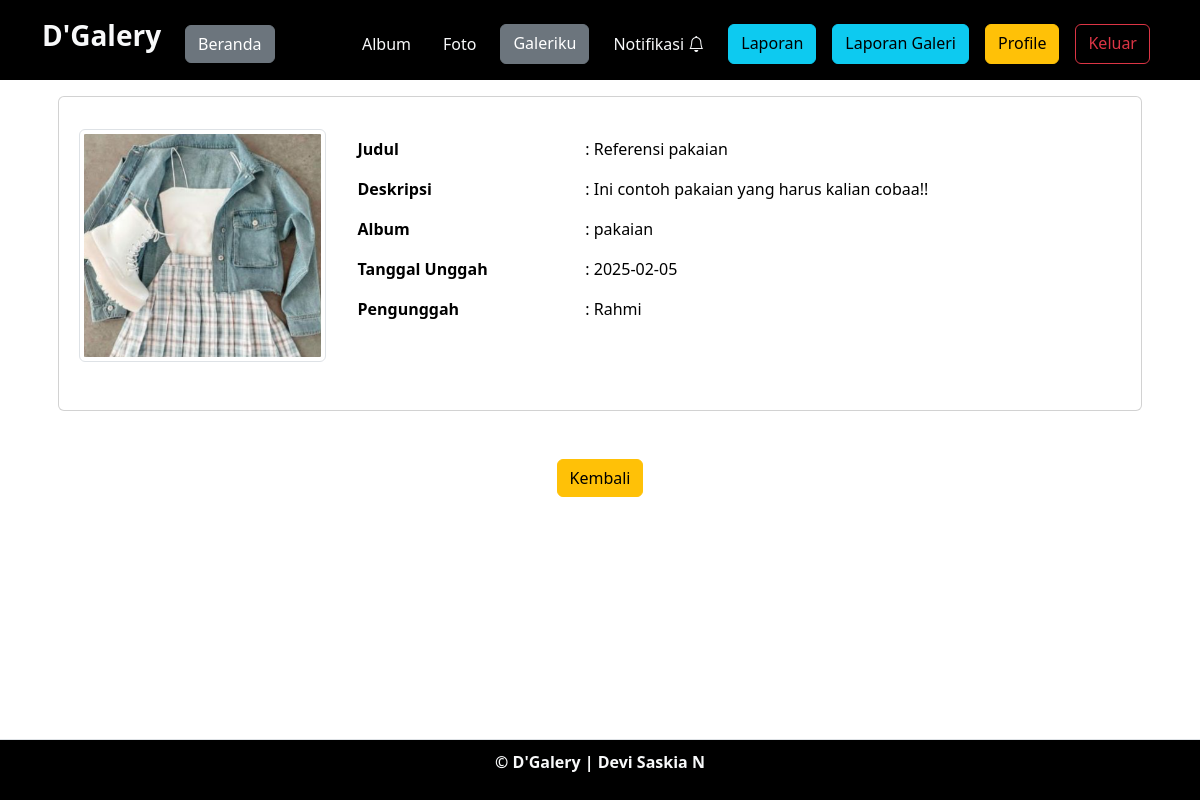
Screenshot of /akun/foto_detail.php?foto_id=3 (signed in) with the database file from the repository.
### tables this page shows
CREATE TABLE `foto` (
  `foto_id` int(11) NOT NULL,
  `judul_foto` varchar(255) NOT NULL,
  `deskripsi_foto` text NOT NULL,
  `tanggal_unggah` date NOT NULL,
  `lokasi_file` varchar(255) NOT NULL,
  `album_id` int(11) NOT NULL,
  `user_id` int(11) NOT NULL
);

CREATE TABLE `album` (
  `album_id` int(11) NOT NULL,
  `nama_album` varchar(255) NOT NULL,
  `deskripsi` text NOT NULL,
  `tanggal_dibuat` date NOT NULL,
  `user_id` int(11) NOT NULL
);

CREATE TABLE `users` (
  `user_id` int(11) NOT NULL,
  `username` varchar(255) NOT NULL,
  `password` varchar(255) NOT NULL,
  `email` varchar(255) NOT NULL,
  `nama_lengkap` varchar(255) NOT NULL,
  `alamat` text NOT NULL,
  `foto` varchar(255) DEFAULT NULL,
  `role_id` int(11) NOT NULL,
  `verifikasi` int(11) NOT NULL
);

### akun/foto_detail.php (the view, shortened to what this page needs)
<?php
include '../c/koneksi.php';
    $foto_id = isset($_GET['foto_id']) ? $_GET['foto_id'] : null;
    $query = mysqli_query($koneksi, "SELECT foto.*, album.nama_album, users.nama_lengkap FROM foto
                                  JOIN users ON foto.user_id = users.user_id
                                  JOIN album ON foto.album_id = album.album_id
                                  WHERE foto.foto_id = '$foto_id'");
    $data = mysqli_fetch_array($query);
?>
<!DOCTYPE html>
<html lang="en">
<head>
    <link rel="stylesheet" href="../assets/css/bootstrap.min.css">
    <link href="https://cdn.jsdelivr.net/npm/bootstrap-icons/font/bootstrap-icons.css" rel="stylesheet">
    <link href="assets/icons/bootstrap-icons/font/bootstrap-icons.css" rel="stylesheet">
</head>
<body class="">
<nav class="navbar navbar-expand-lg bg-black">
        <div class="container">
            <a class="navbar-brand text-light" href="index.php">
                <h3><strong>D'Galery</strong></h3>
            </a>
            <div class="collapse navbar-collapse mt-2" id="navbarNavAltMarkup">
                <div class="navbar-nav me-auto">
                    <a href="index.php" class="btn btn-secondary m-2">Beranda</a>
                </div>
                <div class="navbar-nav ms-auto">
                    <a href="album.php" class="nav-link m-2 text-light">Album</a>
                    <a href="foto.php" class="nav-link m-2 text-light">Foto</a>
                    <a href="galeri.php" class="btn btn-secondary m-2">Galeriku</a>
                    <a href="notifikasi.php" class="nav-link m-2 position-relative text-light">
                        Notifikasi <i class="bi bi-bell"></i>
                    </a>
                    <a href="laporan.php" class="btn btn-info m-2">Laporan</a>
                    <a href="data_laporan.php" class="btn btn-info m-2">Laporan Galeri</a>
                    <a href="profile.php" class="btn btn-warning m-2">Profile</a>
                    <a href="../c/aksi_logout.php" class="btn btn-outline-danger m-2">Keluar</a>
                </div>
            </div>
        </div>
    </nav>
    <div class="container mt-3 mb-5">
        <div class="card bg-bone-white mx-3">
            <div class="row">
                <div class="card-body">
                    <div class="row">
                        <div class="col-3">
                            <figure>
                                <img src="../assets/img/<?php echo $data['lokasi_file'] ?>" alt="" class="img-fluid img-thumbnail rounded m-2">
                            </figure>
                        </div>
                        <div class="col-9">
                            <table class="table m-2 table-responsiv">
                                <tbody>
                                    <tr>
                                        <th>Judul</th>
                                        <td>: <?php echo $data['judul_foto'] ?></td>
                                    </tr>
                                    <tr>
                                        <th>Deskripsi</th>
                                        <td>: <?php echo $data['deskripsi_foto'] ?></td>
                                    </tr>
                                    <tr>
                                        <th>Album</th>
                                        <td>: <?php echo $data['nama_album'] ?></td>
                                    </tr>
                                    <tr>
                                        <th>Tanggal Unggah</th>
                                        <td>: <?php echo $data['tanggal_unggah'] ?></td>
                                    </tr>
                                    <tr>
                                        <th>Pengunggah</th>
                                        <td>: <?php echo $data['nama_lengkap'] ?></td>
                                    </tr>
                                </tbody>
                            </table>
                        </div>
                    </div>
                </div>
            </div>
        </div>
    </div>
    <div class="text-center m-3">
            <a href="index.php" class="btn btn-warning">Kembali</a>
    </div>
    <footer class="bg-black text-light d-flex justify-content-center border-top mt-3 br-light fixed-bottom">
        <p><strong>&copy; D'Galery | Devi Saskia N</strong></p>
    </footer>
</body>
</html>

### akun/foto_detail.php (style rules this page uses)
footer { background-color: #f8f9fa; text-align: center; padding: 10px 0; border-top: 1px solid #ddd; }
.card-body { padding: 1.5rem; overflow: hidden; }
.table { width: 100%; border-collapse: collapse; }
.table th, .table td { padding: 8px; border: none;; }

### rows the page displays
foto: lokasi_file (picture), judul_foto "Referensi pakaian", deskripsi_foto "Ini contoh pakaian yang harus kalian cobaa!!", album.nama_album "pakaian", tanggal_unggah "2025-02-05", user.nama_lengkap "Rahmi"
